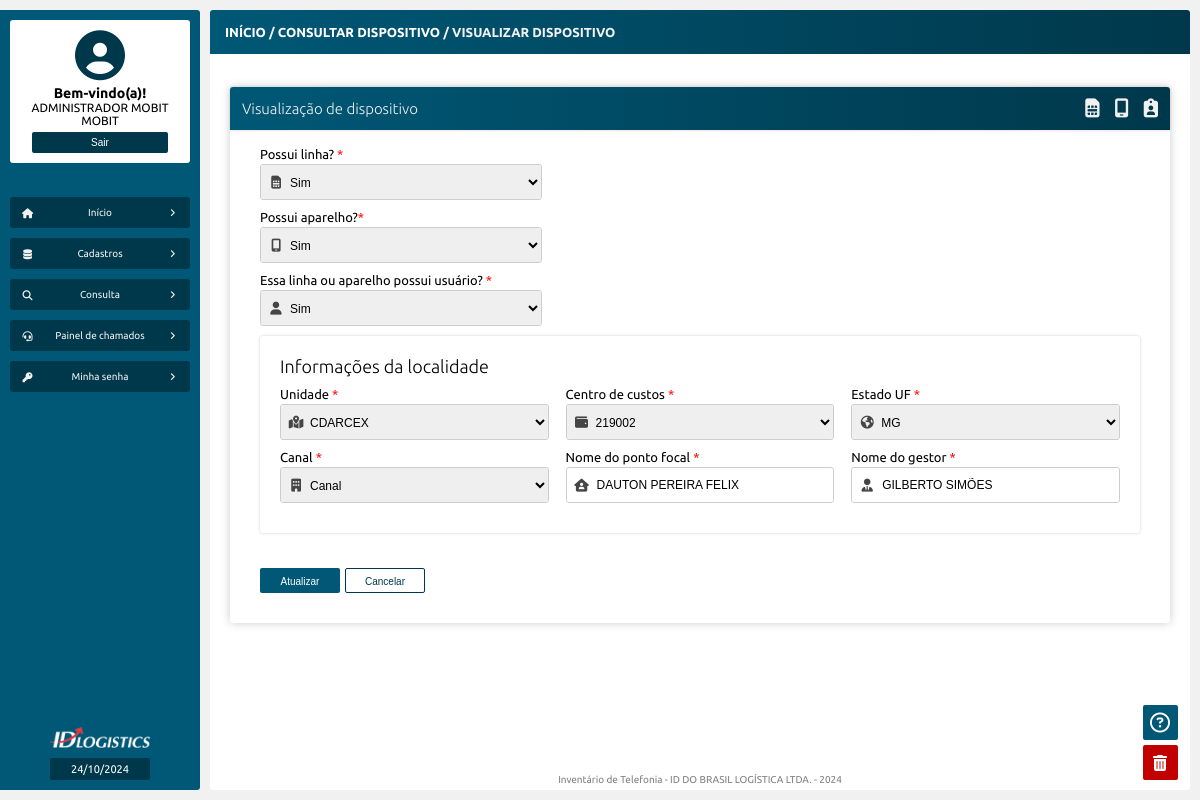
The app's page /visualiza_dispositivo.php?id=1 (signed in), older data.
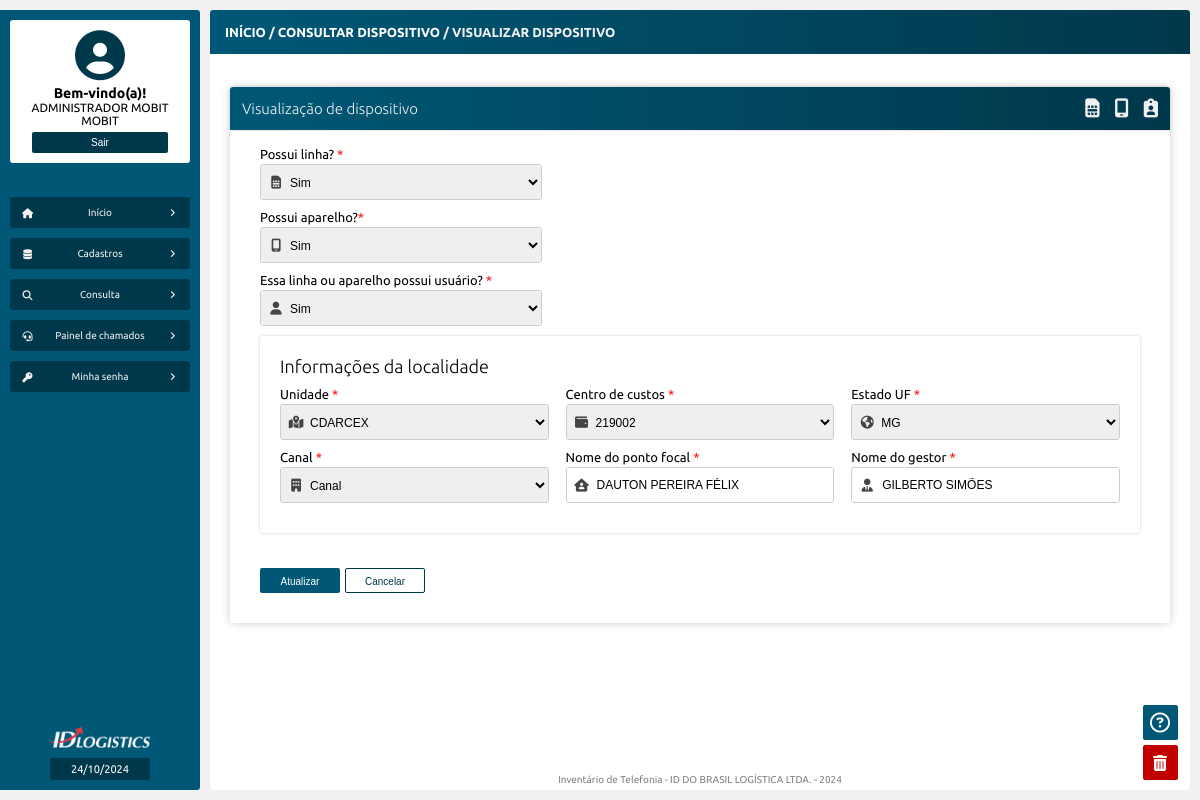
The same page, newer data.
### tables this page shows
CREATE TABLE `tb_dispositivos` (
  `id` int NOT NULL AUTO_INCREMENT,
  `possui_linha` varchar(45) DEFAULT NULL,
  `linha` varchar(100) DEFAULT NULL,
  `operadora` varchar(100) DEFAULT NULL,
  `servico` varchar(100) DEFAULT NULL,
  `perfil` varchar(100) DEFAULT NULL,
  `status` varchar(100) DEFAULT NULL,
  `data_ativacao` varchar(100) DEFAULT NULL,
  `sim_card` varchar(100) DEFAULT NULL,
  `possui_aparelho` varchar(45) DEFAULT NULL,
  `marca_aparelho` varchar(100) DEFAULT NULL,
  `modelo_aparelho` varchar(100) DEFAULT NULL,
  `imei_aparelho` varchar(100) DEFAULT NULL,
  `gestao_mdm` varchar(100) DEFAULT NULL,
  `unidade` varchar(100) DEFAULT NULL,
  `centro_custo` varchar(100) DEFAULT NULL,
  `uf` varchar(10) DEFAULT NULL,
  `canal` varchar(100) DEFAULT NULL,
  `ponto_focal` varchar(100) DEFAULT NULL,
  `gestor` varchar(100) DEFAULT NULL,
  `possui_usuario` varchar(45) DEFAULT NULL,
  `nome` varchar(100) DEFAULT NULL,
  `matricula` varchar(100) DEFAULT NULL,
  `email` varchar(100) DEFAULT NULL,
  `funcao` varchar(100) DEFAULT NULL,
  PRIMARY KEY (`id`),
  FULLTEXT KEY `linha` (`linha`,`operadora`,`servico`,`perfil`,`status`,`sim_card`,`marca_aparelho`,`modelo_aparelho`,`imei_aparelho`,`unidade`,`centro_custo`,`uf`,`ponto_focal`,`gestor`,`nome`,`matricula`),
  FULLTEXT KEY `busca` (`linha`,`operadora`,`servico`,`perfil`,`marca_aparelho`,`modelo_aparelho`,`imei_aparelho`,`unidade`,`centro_custo`,`canal`,`ponto_focal`,`gestor`,`nome`,`matricula`,`email`,`funcao`)
);

### src/model/Telefonia.php (called while the page is built, shortened)
<?php
class Telefonia
{
    private PDO $pdo;
    public function __construct(PDO $pdo)
    {
        $this->pdo = $pdo;
    }
    public function buscaIdDispositivo(int $id): array
    {
        $sql = "SELECT * FROM tb_dispositivos WHERE id = ?";
        $stmt = $this->pdo->prepare($sql);
        $stmt->bindValue(1, $id);
        $stmt->execute();
        $reslutado = $stmt->fetch(PDO::FETCH_ASSOC);
        return $reslutado;
    }
}

### visualiza_dispositivo.php (the view, shortened to what the changed rows need)
<?php
require_once "src/config/conexao_bd.php";
$buscaIdUsuario = new Telefonia($pdo);
$dadoDispositivo = $buscaIdUsuario->buscaIdDispositivo($_GET['id']);
?>
<!DOCTYPE html>
<html>
<head>
    <?php
    require_once "src/views/layout/head.php";
    ?>
</head>
<body>
    <main class="corpo">
        <section class="principal">
            <article class="conteudo">
                <section class="conteudo-center">
                    <form method="post" class="form-labels-lado-a-lado" id="form-labels-lado-a-lado" autocomplete="off">
                        <header id="form-cabecalho">
                            <h1>Visualização de dispositivo</h1>
                        </header>
                        <label for="possui_linha">Possui linha?<span style="color: red;"> *</span>
                            <div>
                                <i class="fa-solid fa-sim-card"></i>
                                <select name="possui_linha" required>
                                    <option value="<?= htmlentities($dadoDispositivo['possui_linha']) ?>"><?= htmlentities($dadoDispositivo['possui_linha']) ?></option>
                                </select>
                            </div>
                        </label>
                        <label for="possui_aparelho">Possui aparelho?<span style="color: red;">*</span>
                            <div>
                                <i class="fa-solid fa-mobile-screen"></i>
                                <select name="possui_aparelho" required>
                                    <option value="<?= htmlentities($dadoDispositivo['possui_aparelho']) ?>"><?= htmlentities($dadoDispositivo['possui_aparelho']) ?></option>
                                </select>
                            </div>
                        </label>
                        <label for="possui_usuario">Essa linha ou aparelho possui usuário?<span style="color: red;"> *</span>
                            <div>
                                <i class="fa-solid fa-user"></i>
                                <select name="possui_usuario" required>
                                    <option value="<?= htmlentities($dadoDispositivo['possui_usuario']) ?>"><?= htmlentities($dadoDispositivo['possui_usuario']) ?></option>
                                </select>
                            </div>
                        </label>
                        <section class="form-secao-04">
                            <h2>Informações da localidade</h2>
                            <label for="unidade">Unidade<span style="color: red;"> *</span>
                                <div>
                                    <i class="fa-solid fa-map-location-dot"></i>
                                    <select name="unidade">
                                        <option value="<?= htmlentities($dadoDispositivo['unidade']) ?>"><?= htmlentities($dadoDispositivo['unidade']) ?></option>
                                    </select>
                                </div>
                            </label>
                            <label for="centro_custo">Centro de custos<span style="color: red;"> *</span>
                                <div>
                                    <i class="fa-solid fa-wallet"></i>
                                    <select name="centro_custo">
                                        <option value="<?= htmlentities($dadoDispositivo['centro_custo']) ?>"><?= htmlentities($dadoDispositivo['centro_custo']) ?></option>
                                    </select>
                                </div>
                            </label>
                            <label for="uf">Estado UF<span style="color: red;"> *</span>
                                <div>
                                    <i class="fa-solid fa-earth-americas"></i>
                                    <select name="uf">
                                        <option value="<?= htmlentities($dadoDispositivo['uf']) ?>"><?= htmlentities($dadoDispositivo['uf']) ?></option>
                                    </select>
                                </div>
                            </label>
                            <label for="gestor">Nome do ponto focal<span style="color: red;"> *</span>
                                <div>
                                    <i class="fa-solid fa-house-user"></i>
                                    <input type="text" name="ponto_focal" id="ponto_focal" placeholder="Nome do ponto focal" value="<?= htmlentities($dadoDispositivo['ponto_focal']) ?>">
                                </div>
                            </label>
                            <label for="gestor">Nome do gestor<span style="color: red;"> *</span>
                                <div>
                                    <i class="fa-solid fa-user-tie"></i>
                                    <input type="text" name="gestor" id="gestor" placeholder="Nome do gestor" value="<?= htmlentities($dadoDispositivo['gestor']) ?>">
                                </div>
                            </label>
                        </section>
                    </form>
                </section>
            </article>
        </section>
    </main>
</body>
</html>

Row changes from the older to the newer data that the page shows:
changed tb_dispositivos "Sim": ponto_focal "DAUTON PEREIRA FELIX" → "DAUTON PEREIRA FÉLIX"
